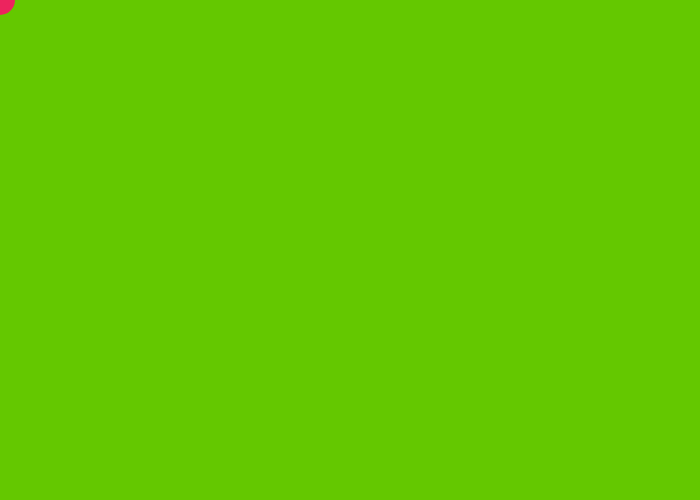
Frame 1 (no input)
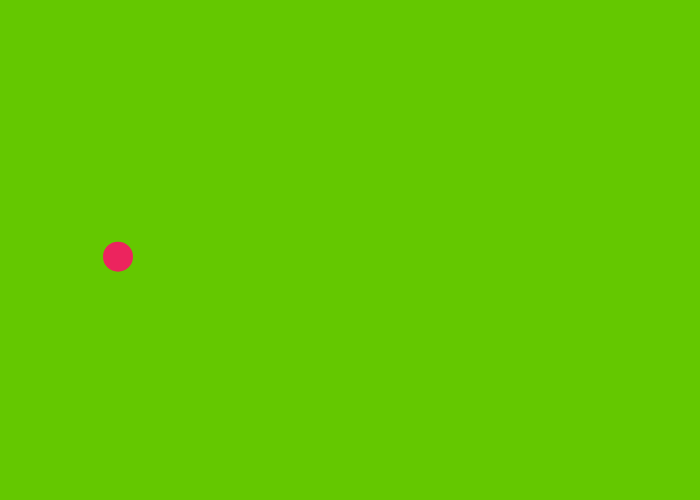
Frame 60 (no input)
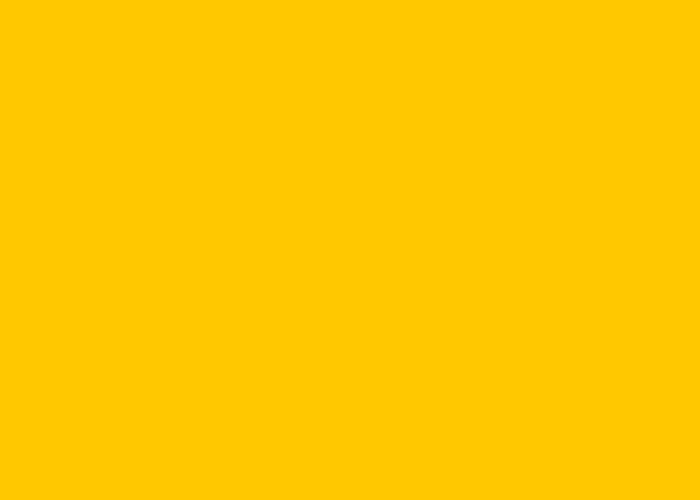
Frame 120 (the mouse pressed at the canvas centre since frame 60)

The p5.js sketch that drew these frames (run headless with seeded random() and noise() and a simulated clock; from frame 60 on, the mouse is pressed at the canvas centre):

// p5.js sketch
// ── sketch.js
// Hér kemur kóðinn þinn:
var x = 0;
var y = 0;
var xSpeed = 2;
var ySpeed = 0;
var gravity = 0.15;

function setup() {
	createCanvas(700, 500);
	noStroke();
}

function draw() {
  background(255, 200, 0);
  fill(236,36,94);
  if(mouseX < width/2 && mouseY < height / 2){
		rect(0,0,width/2,height/2);
    background(100,200,0);
    ellipse(x, y, 30, 30);
    x = x + xSpeed;
    y = y +ySpeed;
    ySpeed = ySpeed+gravity;
    if ((x > width/2) || (x < 0)) {
      xSpeed = xSpeed * -1;
    }
    //til að láta boltann skoppa þegar neðri rönd snertir
    //skjáinn þarf að draga 15 frá height, því þvermál
    //boltans er 30.
    if (y > (height-15)) {
      ySpeed = ySpeed * -0.9;
      y = height-15; //til að boltinn festist ekki
    }
	}
	if(mouseX > width/2 && mouseY < height / 2){
		rect(width/2,0,width/2,height/2);
	}
	if(mouseX < width/2 && mouseY > height / 2){
		rect(0,height/2,width/2,height/2);
	}
	if(mouseX > width/2 && mouseY > height / 2){
		rect(width/2,height/2,width/2,height/2);
	}
}
